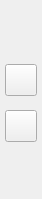
<?xml version="1.0" encoding="UTF-8"?>
<ui version="4.0">
 <class>AvatarBarWidgetUi</class>
 <widget class="QWidget" name="AvatarBarWidgetUi">
  <property name="geometry">
   <rect>
    <x>0</x>
    <y>0</y>
    <width>42</width>
    <height>199</height>
   </rect>
  </property>
  <property name="sizePolicy">
   <sizepolicy hsizetype="Preferred" vsizetype="Expanding">
    <horstretch>0</horstretch>
    <verstretch>0</verstretch>
   </sizepolicy>
  </property>
  <property name="minimumSize">
   <size>
    <width>0</width>
    <height>0</height>
   </size>
  </property>
  <property name="maximumSize">
   <size>
    <width>16777215</width>
    <height>16777215</height>
   </size>
  </property>
  <property name="windowTitle">
   <string>Form</string>
  </property>
  <property name="styleSheet">
   <string notr="true">QFrame#m_MainFrame
{   
background-color: #BCFEBC;
border: 1px solid blue;
border-radius: 4px; 
}

QFrame#m_PhotoEntryFrame
{   
background-color: #D3EFF5;
border: 1px solid blue;
border-radius: 4px; 
}

QFrame#m_ButtonFrame
{   
background-color: #FBFED6;
border: 1px solid blue;
border-radius: 4px; 
}</string>
  </property>
  <layout class="QVBoxLayout" name="verticalLayout">
   <property name="spacing">
    <number>0</number>
   </property>
   <property name="sizeConstraint">
    <enum>QLayout::SetMinimumSize</enum>
   </property>
   <property name="leftMargin">
    <number>5</number>
   </property>
   <property name="topMargin">
    <number>0</number>
   </property>
   <property name="rightMargin">
    <number>5</number>
   </property>
   <property name="bottomMargin">
    <number>0</number>
   </property>
   <item>
    <widget class="VxAvatarImage" name="m_Avatar">
     <property name="sizePolicy">
      <sizepolicy hsizetype="Preferred" vsizetype="Fixed">
       <horstretch>0</horstretch>
       <verstretch>0</verstretch>
      </sizepolicy>
     </property>
     <property name="minimumSize">
      <size>
       <width>32</width>
       <height>32</height>
      </size>
     </property>
     <property name="maximumSize">
      <size>
       <width>32</width>
       <height>32</height>
      </size>
     </property>
     <property name="text">
      <string notr="true"/>
     </property>
     <property name="alignment">
      <set>Qt::AlignCenter</set>
     </property>
    </widget>
   </item>
   <item>
    <widget class="VxSpinProgress" name="m_ProgressSpinner">
     <property name="sizePolicy">
      <sizepolicy hsizetype="Preferred" vsizetype="Fixed">
       <horstretch>0</horstretch>
       <verstretch>0</verstretch>
      </sizepolicy>
     </property>
     <property name="minimumSize">
      <size>
       <width>32</width>
       <height>32</height>
      </size>
     </property>
     <property name="maximumSize">
      <size>
       <width>32</width>
       <height>32</height>
      </size>
     </property>
     <property name="text">
      <string notr="true"/>
     </property>
     <property name="alignment">
      <set>Qt::AlignCenter</set>
     </property>
    </widget>
   </item>
   <item>
    <widget class="VxPushButton" name="m_ShredButton">
     <property name="sizePolicy">
      <sizepolicy hsizetype="Fixed" vsizetype="Fixed">
       <horstretch>0</horstretch>
       <verstretch>0</verstretch>
      </sizepolicy>
     </property>
     <property name="minimumSize">
      <size>
       <width>32</width>
       <height>32</height>
      </size>
     </property>
     <property name="maximumSize">
      <size>
       <width>32</width>
       <height>32</height>
      </size>
     </property>
     <property name="text">
      <string/>
     </property>
     <property name="iconSize">
      <size>
       <width>32</width>
       <height>32</height>
      </size>
     </property>
    </widget>
   </item>
   <item>
    <widget class="QLabel" name="m_TimeLabel">
     <property name="text">
      <string notr="true"/>
     </property>
     <property name="alignment">
      <set>Qt::AlignCenter</set>
     </property>
    </widget>
   </item>
   <item>
    <widget class="QPushButton" name="m_ResendButton">
     <property name="sizePolicy">
      <sizepolicy hsizetype="Fixed" vsizetype="Fixed">
       <horstretch>0</horstretch>
       <verstretch>0</verstretch>
      </sizepolicy>
     </property>
     <property name="minimumSize">
      <size>
       <width>32</width>
       <height>32</height>
      </size>
     </property>
     <property name="maximumSize">
      <size>
       <width>32</width>
       <height>32</height>
      </size>
     </property>
     <property name="text">
      <string notr="true"/>
     </property>
     <property name="iconSize">
      <size>
       <width>32</width>
       <height>32</height>
      </size>
     </property>
    </widget>
   </item>
   <item>
    <spacer name="verticalSpacer">
     <property name="orientation">
      <enum>Qt::Vertical</enum>
     </property>
     <property name="sizeHint" stdset="0">
      <size>
       <width>20</width>
       <height>2</height>
      </size>
     </property>
    </spacer>
   </item>
  </layout>
 </widget>
 <customwidgets>
  <customwidget>
   <class>VxPushButton</class>
   <extends>QPushButton</extends>
   <header>VxPushButton.h</header>
  </customwidget>
  <customwidget>
   <class>VxAvatarImage</class>
   <extends>QLabel</extends>
   <header>VxAvatarImage.h</header>
  </customwidget>
  <customwidget>
   <class>VxSpinProgress</class>
   <extends>QLabel</extends>
   <header>VxSpinProgress.h</header>
  </customwidget>
 </customwidgets>
 <resources/>
 <connections/>
</ui>
